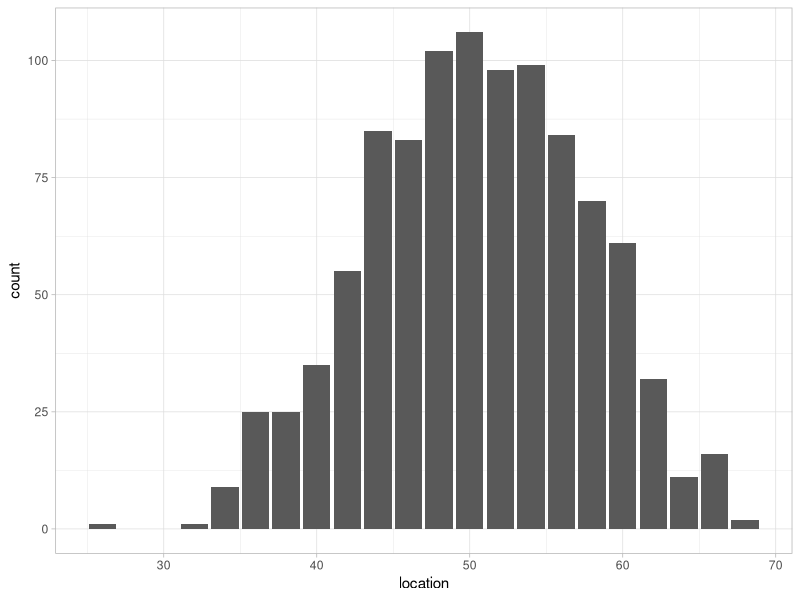
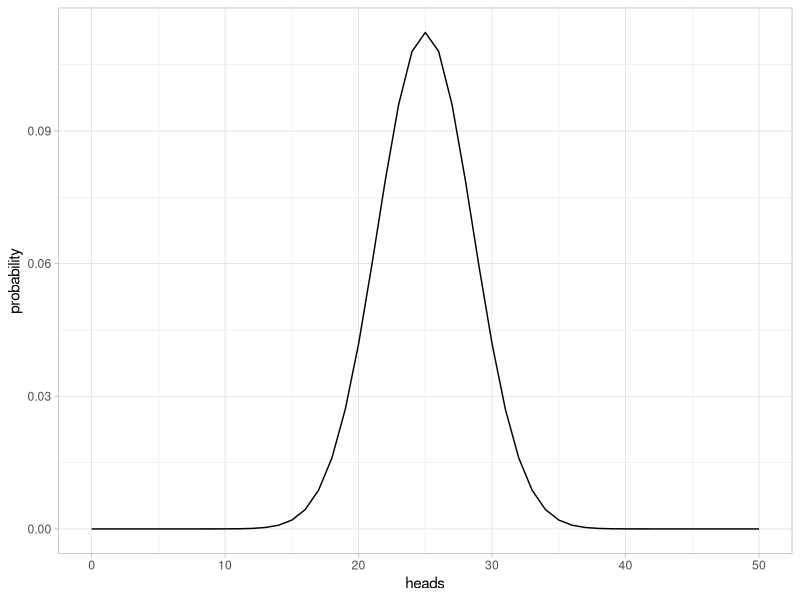
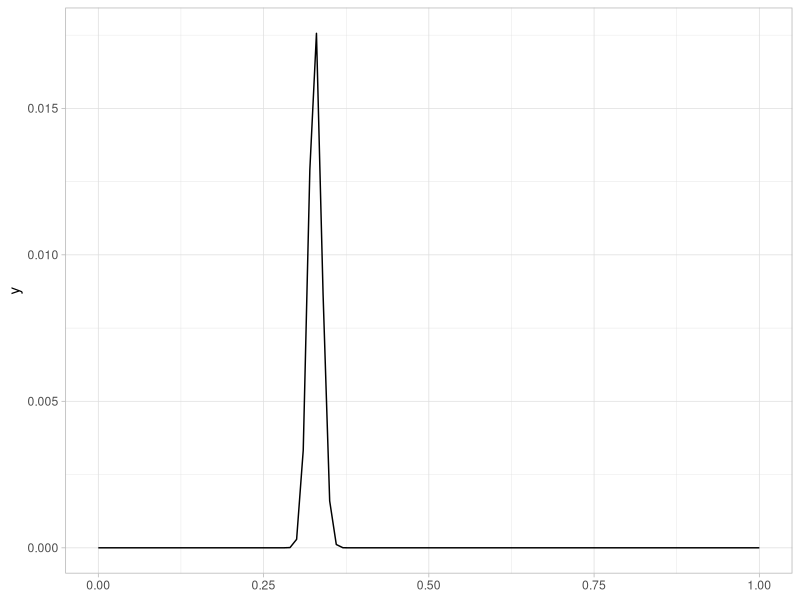

These figures' R source, in order:
library(tidyverse)
theme_set(theme_light())

npeople<-1000
nflips<-50

foot_sims<-
  expand_grid(person_id=1:npeople,
              flip_id = 1:nflips) |> 
  mutate(flip=sample(c(-1,1),
                     replace=TRUE,
                     size=npeople*nflips,
                     prob=c(.5,.5))) |> 
  group_by(person_id) |> 
  summarize(location = sum(flip) + 50)

ggplot(data=foot_sims, aes(x=location))+geom_bar()

# going to infinity using dbinom() function

# what we expect to happen
bin_probs <- tibble(
  heads=0:50,
  probability = dbinom(heads, 50, .5)
)

ggplot(bin_probs,aes(x=heads,y=probability))+geom_line()


hyp_33<-dbinom(737,2247,.33)
hyp_32<-dbinom(737,2247,.32)

hyp_33
hyp_32

hyp_33 / hyp_32 #factor MORE LIKELY to be the correct value--it is 1.36X more likely that 33% of americans are 
# conservative than that 32% of americans are conservative


hyp_328 <- dbinom(737, 2247, .328)
hyp_327 <- dbinom(737, 2247, .327)

hyp_328/hyp_327 # it is 1.005043X more likely that 32.8% of americans are conservative
# than 32.7% of americans are conservative

# probability is the probability of some data given a model (Prob = Pr(Data | Model))
# likelihood is the probability of a model given data (likelihood = Pr(Model |Data))


# plotting likelihood of seeing 737 conservatives out of 2247
ggplot() +
  xlim(0,1)+
  geom_function(fun=\(prob) dbinom(x = 737, 
                                size = 2247,
                                prob=prob))

